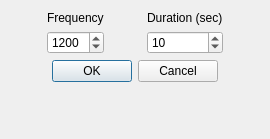
<ui version="4.0" >
 <class>freqForm</class>
 <widget class="QDialog" name="freqForm" >
  <property name="geometry" >
   <rect>
    <x>0</x>
    <y>0</y>
    <width>270</width>
    <height>139</height>
   </rect>
  </property>
  <property name="windowTitle" >
   <string>Test Signal</string>
  </property>
  <layout class="QVBoxLayout" >
   <property name="spacing" >
    <number>6</number>
   </property>
   <property name="leftMargin" >
    <number>11</number>
   </property>
   <property name="topMargin" >
    <number>11</number>
   </property>
   <property name="rightMargin" >
    <number>11</number>
   </property>
   <property name="bottomMargin" >
    <number>11</number>
   </property>
   <item>
    <layout class="QHBoxLayout" >
     <property name="spacing" >
      <number>6</number>
     </property>
     <property name="leftMargin" >
      <number>0</number>
     </property>
     <property name="topMargin" >
      <number>0</number>
     </property>
     <property name="rightMargin" >
      <number>0</number>
     </property>
     <property name="bottomMargin" >
      <number>0</number>
     </property>
     <item>
      <spacer>
       <property name="orientation" >
        <enum>Qt::Horizontal</enum>
       </property>
       <property name="sizeType" >
        <enum>QSizePolicy::Expanding</enum>
       </property>
       <property name="sizeHint" >
        <size>
         <width>20</width>
         <height>20</height>
        </size>
       </property>
      </spacer>
     </item>
     <item>
      <layout class="QVBoxLayout" >
       <property name="spacing" >
        <number>6</number>
       </property>
       <property name="leftMargin" >
        <number>0</number>
       </property>
       <property name="topMargin" >
        <number>0</number>
       </property>
       <property name="rightMargin" >
        <number>0</number>
       </property>
       <property name="bottomMargin" >
        <number>0</number>
       </property>
       <item>
        <widget class="QLabel" name="frequencyLabel" >
         <property name="font" >
          <font/>
         </property>
         <property name="text" >
          <string>Frequency</string>
         </property>
         <property name="wordWrap" >
          <bool>false</bool>
         </property>
        </widget>
       </item>
       <item>
        <widget class="QSpinBox" name="frequencySpinBox" >
         <property name="font" >
          <font/>
         </property>
         <property name="minimum" >
          <number>300</number>
         </property>
         <property name="maximum" >
          <number>2500</number>
         </property>
         <property name="value" >
          <number>1200</number>
         </property>
        </widget>
       </item>
      </layout>
     </item>
     <item>
      <spacer>
       <property name="orientation" >
        <enum>Qt::Horizontal</enum>
       </property>
       <property name="sizeType" >
        <enum>QSizePolicy::Expanding</enum>
       </property>
       <property name="sizeHint" >
        <size>
         <width>20</width>
         <height>20</height>
        </size>
       </property>
      </spacer>
     </item>
     <item>
      <layout class="QVBoxLayout" >
       <property name="spacing" >
        <number>6</number>
       </property>
       <property name="leftMargin" >
        <number>0</number>
       </property>
       <property name="topMargin" >
        <number>0</number>
       </property>
       <property name="rightMargin" >
        <number>0</number>
       </property>
       <property name="bottomMargin" >
        <number>0</number>
       </property>
       <item>
        <widget class="QLabel" name="durationLabel" >
         <property name="font" >
          <font/>
         </property>
         <property name="text" >
          <string>Duration (sec)</string>
         </property>
         <property name="wordWrap" >
          <bool>false</bool>
         </property>
        </widget>
       </item>
       <item>
        <widget class="QSpinBox" name="durationSpinBox" >
         <property name="font" >
          <font/>
         </property>
         <property name="minimum" >
          <number>1</number>
         </property>
         <property name="maximum" >
          <number>100</number>
         </property>
         <property name="value" >
          <number>10</number>
         </property>
        </widget>
       </item>
      </layout>
     </item>
     <item>
      <spacer>
       <property name="orientation" >
        <enum>Qt::Horizontal</enum>
       </property>
       <property name="sizeType" >
        <enum>QSizePolicy::Expanding</enum>
       </property>
       <property name="sizeHint" >
        <size>
         <width>20</width>
         <height>20</height>
        </size>
       </property>
      </spacer>
     </item>
    </layout>
   </item>
   <item>
    <layout class="QHBoxLayout" >
     <property name="spacing" >
      <number>6</number>
     </property>
     <property name="leftMargin" >
      <number>0</number>
     </property>
     <property name="topMargin" >
      <number>0</number>
     </property>
     <property name="rightMargin" >
      <number>0</number>
     </property>
     <property name="bottomMargin" >
      <number>0</number>
     </property>
     <item>
      <spacer>
       <property name="orientation" >
        <enum>Qt::Horizontal</enum>
       </property>
       <property name="sizeType" >
        <enum>QSizePolicy::Expanding</enum>
       </property>
       <property name="sizeHint" >
        <size>
         <width>20</width>
         <height>20</height>
        </size>
       </property>
      </spacer>
     </item>
     <item>
      <widget class="QPushButton" name="okButton" >
       <property name="font" >
        <font/>
       </property>
       <property name="text" >
        <string>OK</string>
       </property>
      </widget>
     </item>
     <item>
      <widget class="QPushButton" name="cancelButton" >
       <property name="font" >
        <font/>
       </property>
       <property name="text" >
        <string>Cancel</string>
       </property>
      </widget>
     </item>
     <item>
      <spacer>
       <property name="orientation" >
        <enum>Qt::Horizontal</enum>
       </property>
       <property name="sizeType" >
        <enum>QSizePolicy::Expanding</enum>
       </property>
       <property name="sizeHint" >
        <size>
         <width>20</width>
         <height>20</height>
        </size>
       </property>
      </spacer>
     </item>
    </layout>
   </item>
   <item>
    <spacer>
     <property name="orientation" >
      <enum>Qt::Vertical</enum>
     </property>
     <property name="sizeType" >
      <enum>QSizePolicy::Expanding</enum>
     </property>
     <property name="sizeHint" >
      <size>
       <width>20</width>
       <height>20</height>
      </size>
     </property>
    </spacer>
   </item>
  </layout>
 </widget>
 <layoutdefault spacing="6" margin="11" />
 <pixmapfunction>qPixmapFromMimeSource</pixmapfunction>
 <resources/>
 <connections>
  <connection>
   <sender>okButton</sender>
   <signal>clicked()</signal>
   <receiver>freqForm</receiver>
   <slot>accept()</slot>
   <hints>
    <hint type="sourcelabel" >
     <x>20</x>
     <y>20</y>
    </hint>
    <hint type="destinationlabel" >
     <x>20</x>
     <y>20</y>
    </hint>
   </hints>
  </connection>
  <connection>
   <sender>cancelButton</sender>
   <signal>clicked()</signal>
   <receiver>freqForm</receiver>
   <slot>reject()</slot>
   <hints>
    <hint type="sourcelabel" >
     <x>20</x>
     <y>20</y>
    </hint>
    <hint type="destinationlabel" >
     <x>20</x>
     <y>20</y>
    </hint>
   </hints>
  </connection>
 </connections>
</ui>
